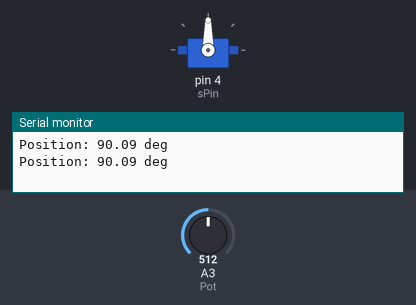
Recording of a sketch running on a simulated Arduino Uno, built with avr-gcc and run on an emulated ATmega328P. On the bench: servo, the last lines printed to the serial monitor. The test bench sets the inputs (shaded band); at power-on: A3 (Pot) = 512.

Above: at 1.8 s.
1.9 s: A3 (Pot) set to 716
At 3.1 s:
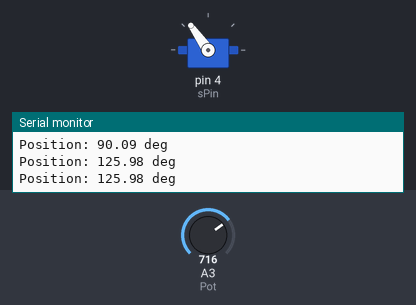
3.5 s: A3 (Pot) set to 900
At 4.7 s:
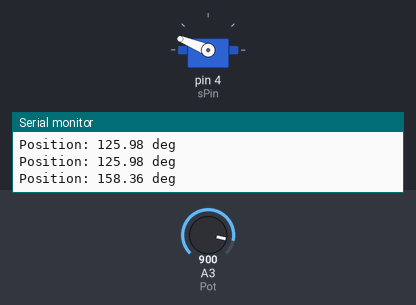
5.5 s: A3 (Pot) set to 1023
At 6.3 s:
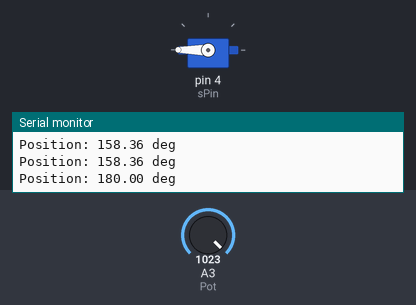
7.5 s: A3 (Pot) set to 306
At 9.1 s:
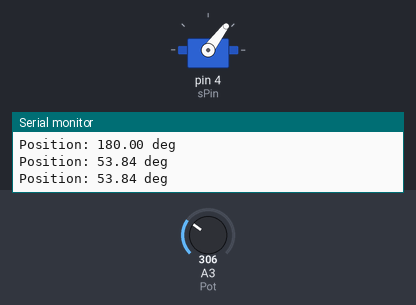
9.5 s: A3 (Pot) set to 122
At 10.6 s:
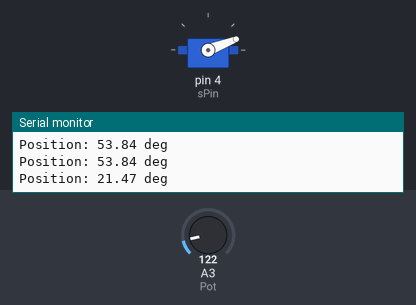
11.5 s: A3 (Pot) set to 0
At 13.4 s:
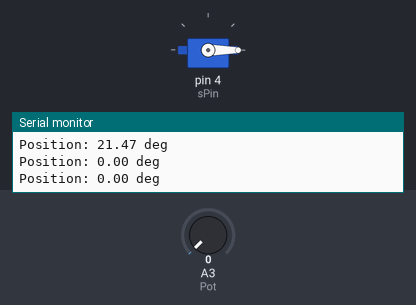
Timing chart, 0 to 14.5 s (numbered marks = the images above; inputs shaded):
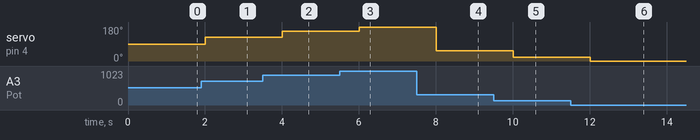

Measured:
- after the input at 1.9 s, servo on pin 4 (sPin): 90° → 125° after 0.10 s
- after the input at 3.5 s, servo on pin 4 (sPin): 125° → 158° after 0.50 s
- after the input at 5.5 s, servo on pin 4 (sPin): 158° → 180° after 0.51 s
- after the input at 7.5 s, servo on pin 4 (sPin): 180° → 53° after 0.51 s
- after the input at 9.5 s, servo on pin 4 (sPin): 53° → 21° after 0.51 s
- after the input at 11.5 s, servo on pin 4 (sPin): 21° → 0° after 0.51 s

The sketch:

Potentiometer_ServoMotor.ino
```cpp
#include <Servo.h>
const int Pot=A3, sPin=4; //Change pins for test
float aRead;
float serPos=0;
Servo sv;
int t=1000;

void setup() {
  // put your setup code here, to run once:
  pinMode(Pot,INPUT);
  pinMode(sPin,OUTPUT);
  sv.attach(sPin);
  Serial.begin(9600);
}

void loop() {
  // put your main code here, to run repeatedly:
  aRead = analogRead(Pot);
  serPos = (180./1023.)*aRead;

  sv.write(serPos);

  Serial.print("Position: ");
  Serial.print(serPos);
  Serial.println(" deg");
  Serial.println();
  delay(t);
}
```
